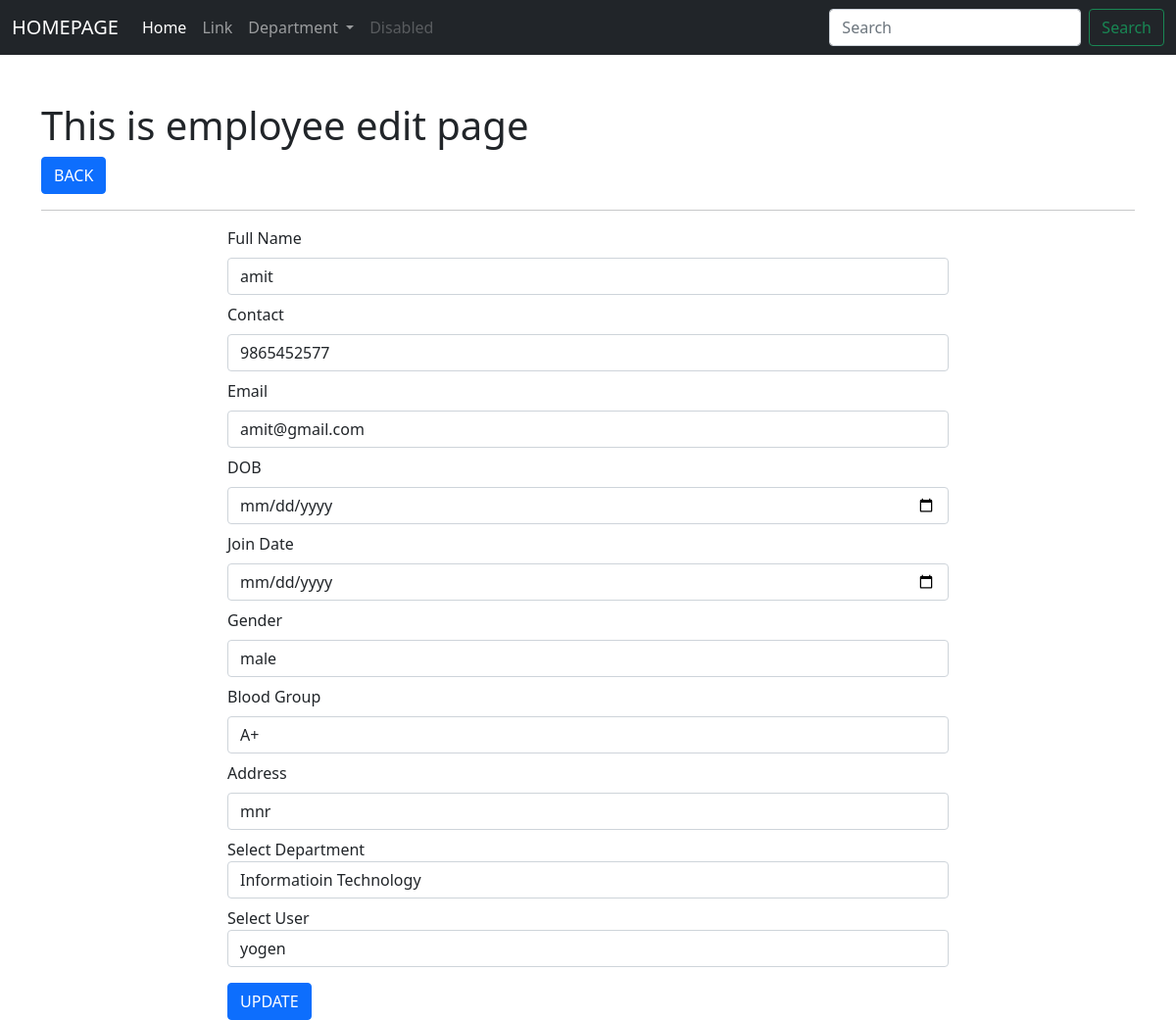
/employees/edit/9/, run on an earlier commit of the app's database.
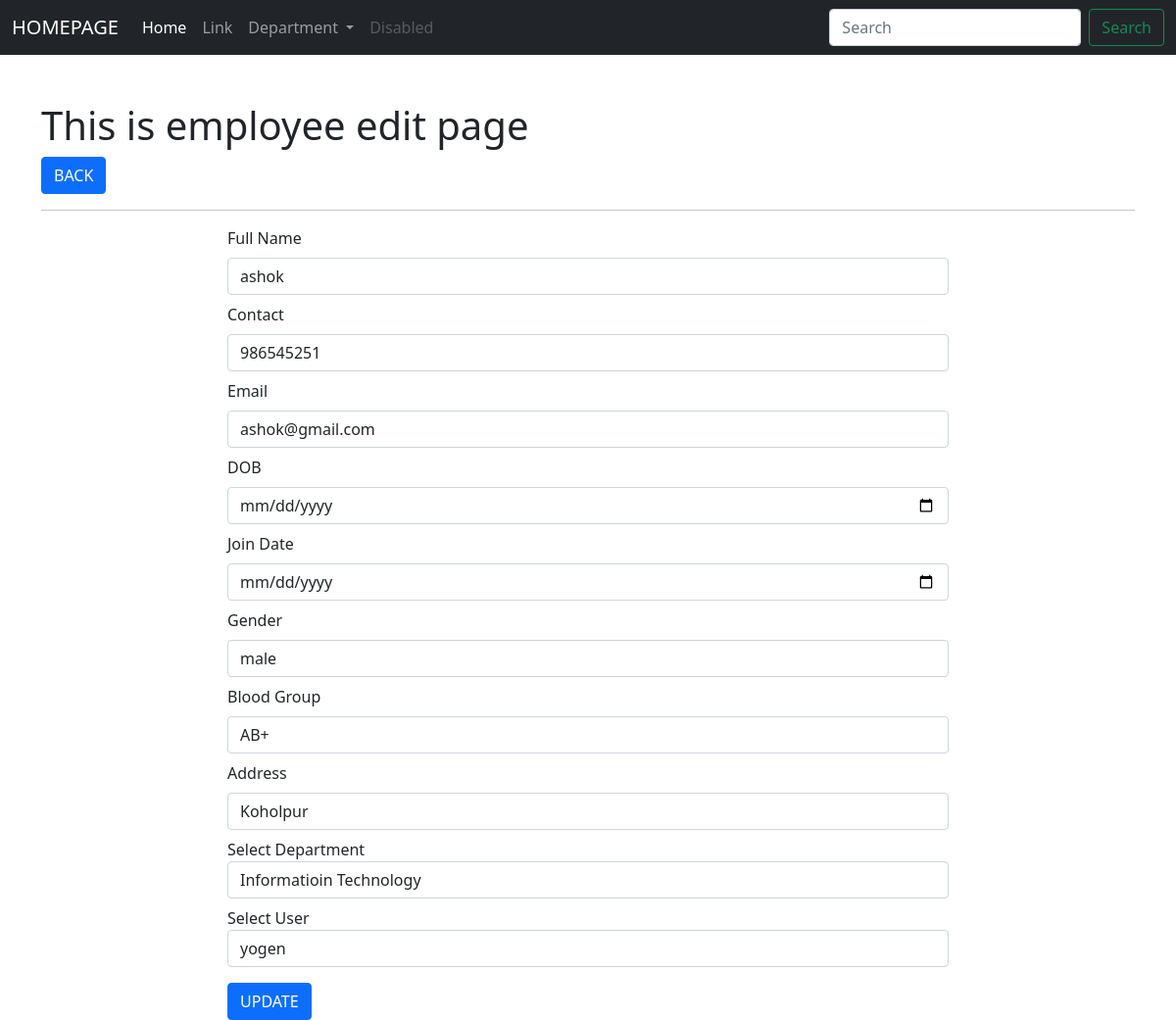
And on a later commit of the database.
### app_employeewebsite/models.py (models this page shows, shortened)
class Employee(models.Model):
    full_name = models.CharField(max_length=255)
    contact = models.CharField(max_length=255)
    email = models.EmailField()
    dob = models.DateField()
    join_date = models.DateField()
    gender = models.CharField(max_length=255)
    blood_group = models.CharField(max_length=255)
    address = models.CharField(max_length=255)
    user = models.ForeignKey(User, on_delete=models.CASCADE)
    department = models.ForeignKey(Department,on_delete=models.CASCADE)
    class Meta:
        db_table = 'app_employee'

### app_employeewebsite/views.py (the view)
# urls.py: path('employees/edit/<int:id>/', views.employee_edit, name ='emp-edit'),
def employee_edit(request, id):
    data = Employee.objects.get(id=id)
    department = Department.objects.all()
    user = User.objects.all()
    context = {"data": data, "department":department, "user":user}
    return render(request, 'employees/edit_employee.html', context)

### templates/employees/edit_employee.html (shortened to what this page needs)
{% extends 'layouts/master.html' %}
{% block content %}
<div class="container mt-5">
    <h1>This is employee edit page</h1>
    <a href="{% url 'emp-index' %}" class="btn btn-primary">BACK</a>
    <hr>
    <div class="row">
        <div class="col-md-2"></div>
        <div class="col-md-8">
            <form action="{% url 'emp-update' %}" method="post">
                <div class="form-group mb-2">
                    <label class="mb-2">Full Name</label>
                    <input type="text" class="form-control" name="full_name" value="{{ data.full_name }}">
                </div>
                <div class="form-group mb-2">
                    <label class="mb-2">Contact</label>
                    <input type="text" class="form-control" name="contact" value="{{ data.contact }}">
                </div>
                <div class="form-group mb-2">
                    <label class="mb-2">Email</label>
                    <input type="email" class="form-control" name="email" value="{{ data.email }}">
                </div>
                <div class="form-group mb-2">
                    <label class="mb-2">DOB</label>
                    <input type="date" class="form-control" name="dob" value="{{ data.dob }}">
                </div>
                <div class="form-group mb-2">
                    <label class="mb-2">Join Date</label>
                    <input type="date" class="form-control" name="join_date" value="{{ data.join_date }}">
                </div>
                <div class="form-group mb-2">
                    <label class="mb-2">Gender</label>
                    <input type="text" class="form-control" name="gender" value="{{ data.gender }}">
                </div>
                <div class="form-group mb-2">
                    <label class="mb-2">Blood Group</label>
                    <input type="text" class="form-control" name="blood_group" value="{{ data.blood_group }}">
                </div>
                <div class="form-group mb-2">
                    <label class="mb-2">Address</label>
                    <input type="text" class="form-control" name="address" value="{{ data.address }}">
                </div>
                <div class="form-group mb-2">
                    <label>Select Department</label>
                    <select name="department" class="form-control">
                        {% for val in department %}
                        <option value="{{ val.id }}">{{ val.department_name }}</option>
                        {% endfor %}
                    </select>
                </div>
                <div class="form-group mb-2">
                    <label>Select User</label>
                    <select name="user" class="form-control">
                        {% for val in user %}
                        <option value="{{ val.id }}">{{ val.username }}</option>
                        {% endfor %}
                    </select>
                </div>
                <input type="submit" class="btn btn-primary mt-2" value="UPDATE">
            </form>
        </div>
        <div class="col-md-2"></div>
    </div>
</div>
{% endblock %}

What changed in the data, as far as the page shows it:
changed Employee "male": full_name "amit" → "ashok"; contact "9865452577" → "986545251"; email "amit@gmail.com" → "ashok@gmail.com"; blood_group "A+" → "AB+"; address "mnr" → "Koholpur"
